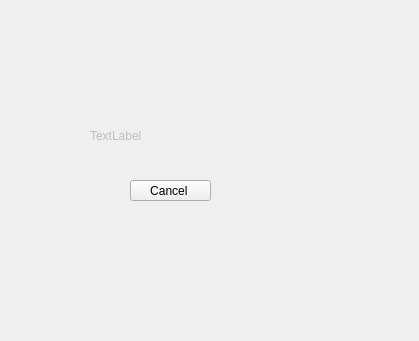
<?xml version="1.0" encoding="UTF-8"?>
<ui version="4.0">
 <class>Form</class>
 <widget class="QWidget" name="Form">
  <property name="geometry">
   <rect>
    <x>0</x>
    <y>0</y>
    <width>419</width>
    <height>341</height>
   </rect>
  </property>
  <property name="windowTitle">
   <string>Form</string>
  </property>
  <widget class="QLabel" name="passwordLabel">
   <property name="enabled">
    <bool>false</bool>
   </property>
   <property name="geometry">
    <rect>
     <x>90</x>
     <y>120</y>
     <width>91</width>
     <height>31</height>
    </rect>
   </property>
   <property name="text">
    <string>TextLabel</string>
   </property>
  </widget>
  <widget class="QPushButton" name="cancelButton">
   <property name="geometry">
    <rect>
     <x>130</x>
     <y>180</y>
     <width>81</width>
     <height>21</height>
    </rect>
   </property>
   <property name="text">
    <string>Cancel </string>
   </property>
  </widget>
 </widget>
 <resources/>
 <connections/>
</ui>
